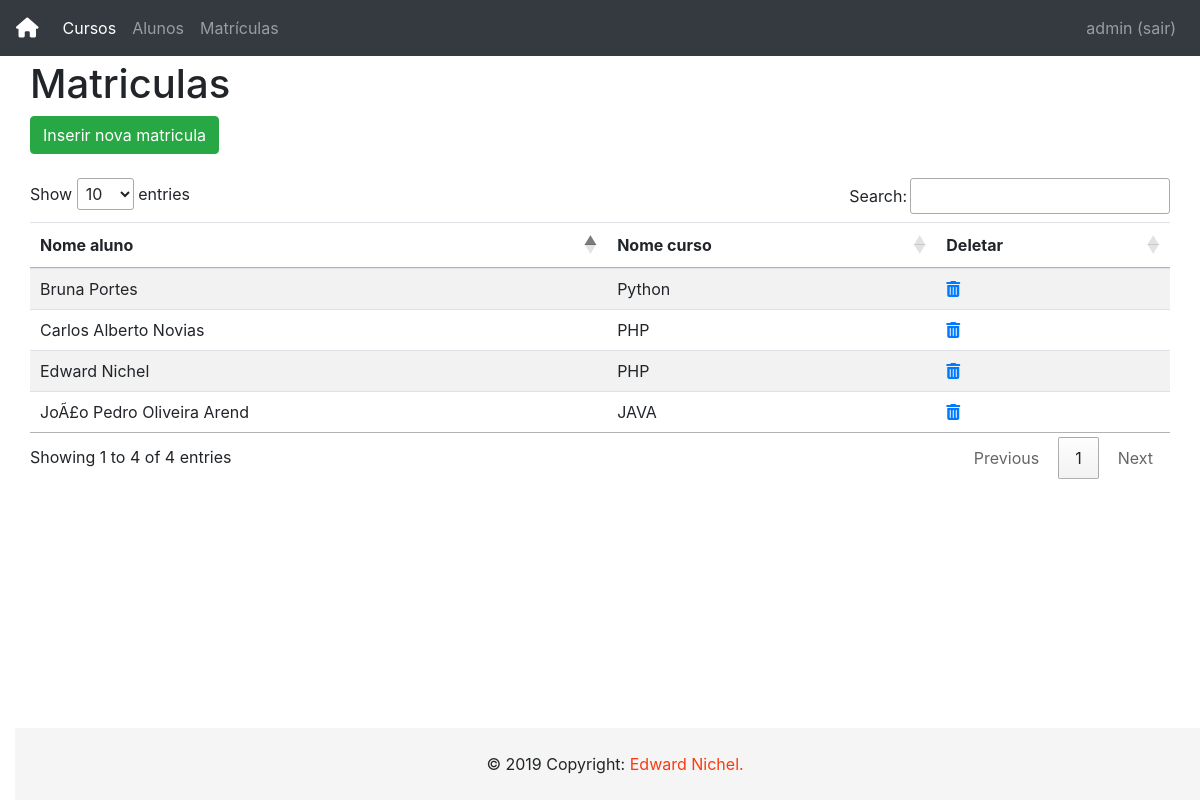
Page /index.php?pagina=matricula (signed in) on the committed database.
### tables this page shows
CREATE TABLE IF NOT EXISTS `aluno_curso` (
  `ID_ALUNO_CURSO` int(11) NOT NULL AUTO_INCREMENT,
  `ID_ALUNO` int(11) NOT NULL,
  `ID_CURSO` int(11) NOT NULL,
  PRIMARY KEY (`ID_ALUNO_CURSO`),
  KEY `ID_ALUNO` (`ID_ALUNO`),
  KEY `ID_CURSO` (`ID_CURSO`)
);

CREATE TABLE IF NOT EXISTS `aluno` (
  `nome_aluno` varchar(255) DEFAULT NULL,
  `data_nascimento` varchar(13) DEFAULT NULL,
  `ID_ALUNO` int(11) NOT NULL AUTO_INCREMENT,
  PRIMARY KEY (`ID_ALUNO`),
  KEY `ID_ALUNO` (`ID_ALUNO`)
);

CREATE TABLE IF NOT EXISTS `curso` (
  `nome_curso` varchar(255) NOT NULL,
  `carga_horaria` int(20) NOT NULL,
  `ID_CURSO` int(11) NOT NULL AUTO_INCREMENT,
  PRIMARY KEY (`ID_CURSO`)
);

### db.php (called while the page is built, shortened)
<?php
$servidor = "localhost";
$usuario = "root";
$senha = "usbw";
$db = "database_php";
$conexao = mysqli_connect($servidor, $usuario, $senha, $db);
$query = "SELECT aluno_curso.ID_ALUNO_CURSO, aluno.nome_aluno, curso.nome_curso
            FROM aluno, curso, aluno_curso
            WHERE aluno_curso.ID_ALUNO = aluno.ID_ALUNO
            AND aluno_curso.ID_CURSO = curso.ID_CURSO";
$consulta_matricula = mysqli_query($conexao, $query);

### views/matricula.php (the view)
<div id="conteudo">
    <h1>Matriculas</h1>
    <a class="btn btn-success" href="?pagina=inserir_matricula">Inserir nova matricula</a><br><br>
    <table class="table table-striped table-hover" id="matricula">
        <thead>
            <tr>
                <th>Nome aluno</th>
                <th>Nome curso</th>
                <th>Deletar</th>
            </tr>
        </thead>
        <tbody>
            <?php
            while ($linha = mysqli_fetch_array($consulta_matricula)) {
                echo '<tr><td>' . $linha['nome_aluno'] . '</td>';
                echo '<td>' . $linha['nome_curso'] . '</td>';
            ?>
                <td><a href="deleta_matricula.php?ID_ALUNO_CURSO=<?php echo $linha['ID_ALUNO_CURSO']; ?>">
                        <i class="fas fa-trash-alt"></i>
                    </a></td>
                </tr>
            <?php
            }
            ?>
        </tbody>
    </table>
</div>

### css/style.css (style rules this page uses)
#conteudo { padding: 30px 0; }

### rows in the picture
aluno_curso: ID_ALUNO.nome_aluno "Edward Nichel", ID_CURSO.nome_curso "PHP"
aluno_curso: ID_ALUNO.nome_aluno "Bruna Portes", ID_CURSO.nome_curso "Python"
aluno_curso: ID_ALUNO.nome_aluno "JoÃ£o Pedro Oliveira Arend", ID_CURSO.nome_curso "JAVA"
aluno_curso: ID_ALUNO.nome_aluno "Carlos Alberto Novias", ID_CURSO.nome_curso "PHP"

### other values in the picture
$_SESSION['usuario'] "admin"
